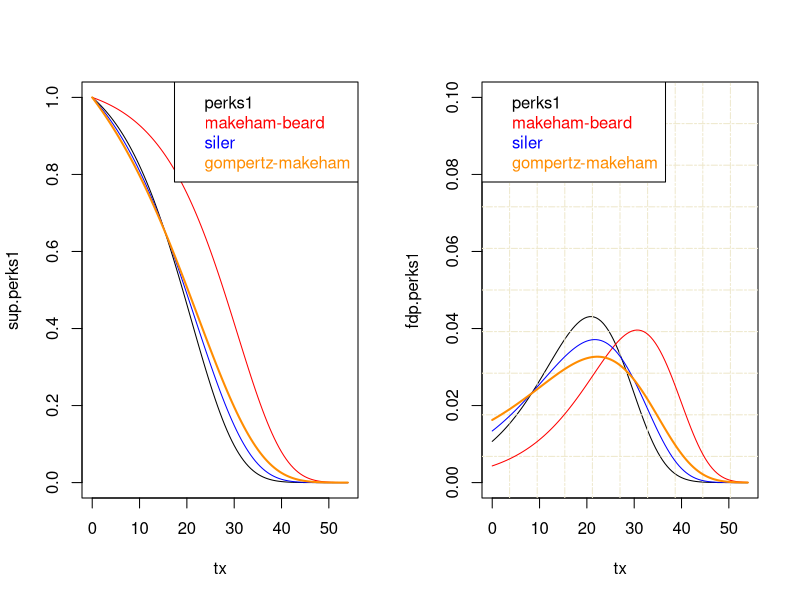
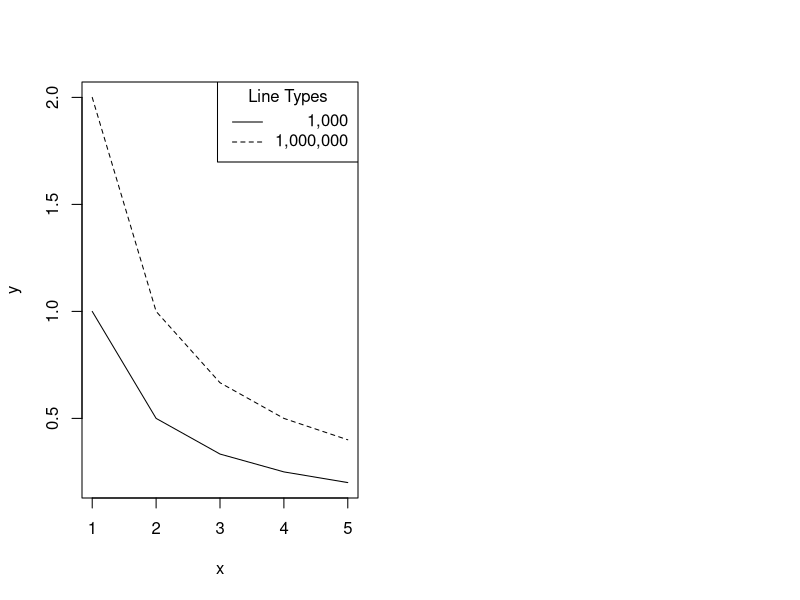

The R script that drew these images, in order:
# compara perks1, beard-makeham, siler

#-------------Ley Perks 1
muxt.perks1 = function(t,x,pars){
a1 = pars[1]
a2 = pars[2]
a3 = pars[3]
a4 = pars[4]
m=(a1+a2*exp(a3*(x+t)))/(a4*exp(a3*(x+t))+1)
return(m)
}

#---------construir tpx 

tpx.perks1 = function(t,x,pars){
a1 = pars[1]
a2 = pars[2]
a3 = pars[3]
a4 = pars[4]
g = (a1*a4-a2)/(a3*a4)
v = exp(-a1*t)*((a4*exp(a3*(x+t))+1)/(a4*exp(a3*x)+1))^g
return(v)}

pars.p=c(7.130052e-07, 2.005330e-05, 1.123180e-01, 1.982141e-05) 


#-------------Ley Makeham-Beard

muxt.mb = function(t,x,pars){
a = pars[1]; b = pars[2]; C=pars[3]; k =pars[4];
C+( a*exp(b*(x+t))  )/( 1 + k*a*exp(b*(x+t)) )
}

tpx.mb = function(t,x,pars){
a = pars[1]; b = pars[2]; C=pars[3]; k =pars[4];
exp(-C*t)*( (exp(-b*x)  + a*k )/( exp(-b*x)+ a*k*exp(b*t)))^(1/(k*b))
}

pars.mb = c(0.000010936, 0.105864876, 0.000227759, 0.327569880) 


#-------------Ley Siler

#-------fuerza mortalidad
muxt.siler = function(t,x,pars){
a1 =  pars[1];b1 =  pars[2];
a2 =  pars[3];a3 =  pars[4];
b2 =  pars[5]
a1*exp(b1*(x+t))+a2+a3*exp(-b2*(x+t))}
#-------supervivencia
tpx.siler = function(t,x,pars){
a1 =  pars[1];b1 =  pars[2];
a2 =  pars[3];a3 =  pars[4];
b2 =  pars[5]
exp((a1 * exp(b1 * x) * b2 
- a3 * exp(-b2 * x) * b1 
- a2 * t * b1 * b2 - a1 * exp((x + t) * b1) * b2 
+ a3 * exp(-(x + t) * b2) * b1) / b1 / b2)
}


pars.s=c(0.0000990053, 0.0871775254, 0.0003376169,
0.0292152503, 2.9848968334)

#-------------Ley Gompertz-Makeham

muxt.gm = function(t,x,pars){
 pars[1] + pars[2]*pars[3]^(x+t)
}


tpx.gm = function(t,x,pars){
a = pars[1]; b = pars[2]; C = pars[3];
p = exp(-a*t - b*C^x*(C^t-1)/log(C))
return(p)}
#-------------parametros

pars.gm = c(0.004115, 0.0001419,1.0827)

#--------ejemplo
x = 56
tx = seq(0,110-x,0.5)

sup.perks1 = tpx.perks1(tx,x,pars.p)

sup.mb = tpx.mb(tx,x,pars.mb)

sup.siler = tpx.siler(tx,x,pars.s)

sup.gm = tpx.gm(tx,x,pars.gm)

fdp.perks1 = tpx.perks1(tx,x,pars.p)*muxt.perks1(tx,x,pars.p)

fdp.mb = tpx.mb(tx,x,pars.mb)*muxt.mb(tx,x,pars.mb)

fdp.siler = tpx.siler(tx,x,pars.s)*muxt.siler(tx,x,pars.s)

fdp.gm = tpx.gm(tx,x,pars.gm)*muxt.gm(tx,x,pars.gm)

par(mfrow=c(1,2))

plot(tx,sup.perks1,type='l')
lines(tx,sup.mb,col='red')
lines(tx,sup.siler,col='blue')
lines(tx,sup.gm,col='darkorange',lwd=2)

legend( "topright", 
c("perks1", "makeham-beard",
 "siler", "gompertz-makeham"), 
text.col=c("black", "red", "blue", "darkorange") )

plot(tx,fdp.perks1,type='l',ylim=c(0,0.1))
grid (10,10, lty = 6, col = "cornsilk2")
lines(tx,fdp.mb,col='red')
lines(tx,fdp.siler,col='blue')
lines(tx,fdp.gm,col='darkorange',lwd=2)

legend( "topleft", 
c("perks1", "makeham-beard",
 "siler", "gompertz-makeham"), 
text.col=c("black", "red", "blue", "darkorange") )


## right-justifying a set of labels: thanks to Uwe Ligges
x <- 1:5; y1 <- 1/x; y2 <- 2/x
plot(rep(x, 2), c(y1, y2), type = "n", xlab = "x", ylab = "y")
lines(x, y1); lines(x, y2, lty = 2)
temp <- legend("topright", legend = c(" ", " "),
               text.width = strwidth("1,000,000"),
               lty = 1:2, xjust = 1, yjust = 1,
               title = "Line Types")
text(temp$rect$left + temp$rect$w, temp$text$y,
     c("1,000", "1,000,000"), pos = 2)




